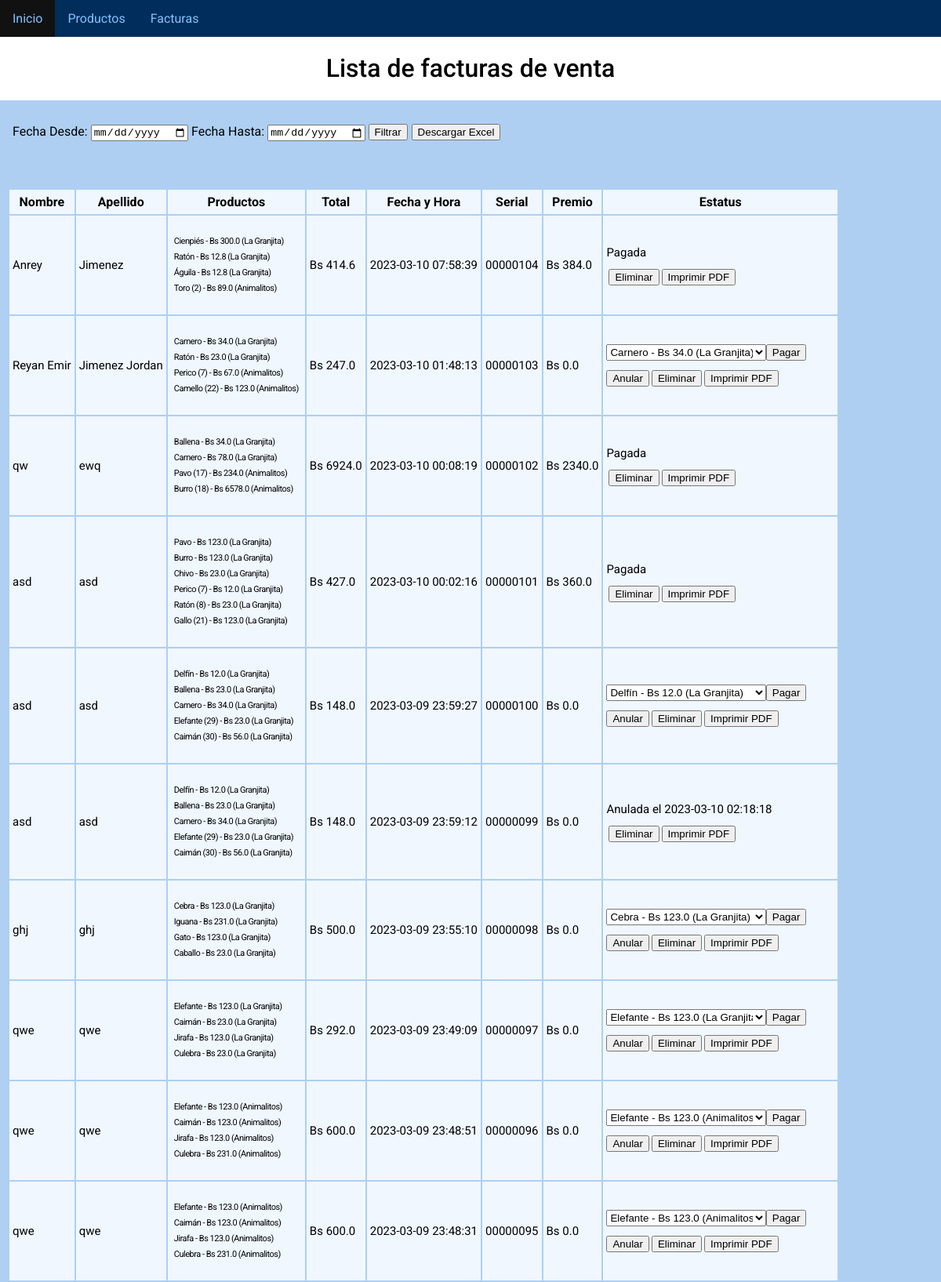
/facturas (upper part), run on the app's committed database.
### tables this page shows
CREATE TABLE facturas (
    id INTEGER PRIMARY KEY AUTOINCREMENT,
    nombre TEXT,
    apellido TEXT,
    productos TEXT,
    total REAL,
    fecha TEXT,
    serial TEXT,
    anulada TEXT,
    fecha_anulacion TEXT,
    pagada TEXT,
    monto_pago TEXT
    
);

### app.py (the view)
@app.route('/facturas')
def facturas():
    conn = sqlite3.connect('facturas.db')
    cursor = conn.cursor()
    fecha_desde = request.args.get('fecha_desde')
    fecha_hasta = request.args.get('fecha_hasta')
    if fecha_desde and fecha_hasta:
        cursor.execute('SELECT nombre, apellido, productos, total, fecha, serial, anulada, fecha_anulacion, pagada, monto_pago FROM facturas WHERE fecha BETWEEN ? AND ?', (fecha_desde, fecha_hasta))
    else:
        cursor.execute('SELECT nombre, apellido, productos, total, fecha, serial, anulada, fecha_anulacion, pagada, monto_pago FROM facturas')
    filas = cursor.fetchall()
    facturas = []
    for fila in filas:
        nombre, apellido, productos_dict, total, fecha, serial, anulada, fecha_anulacion, pagada, monto_pago = fila
        productos_dict = productos_dict.replace("'", "\"")
        try:
            productos = json.loads(productos_dict)
        except json.JSONDecodeError:
            productos = ast.literal_eval(productos_dict)
        if monto_pago is not None and not anulada:
            monto_pago = float(monto_pago)
        else:
            monto_pago = 0.0
        facturas.append({
            'nombre': nombre,
            'apellido': apellido,
            'productos': productos,
            'total': total,
            'fecha': fecha,
            'serial': serial,
            'anulada': anulada,
            'fecha_anulacion': fecha_anulacion,
            'pagada': pagada,
            'monto_pago': monto_pago
        })
    conn.close()
    fecha_filtrada = ''
    if fecha_desde and fecha_hasta:
        fecha_filtrada = f'{fecha_desde} - {fecha_hasta}'
    return render_template('facturas.html', facturas=facturas, fecha_filtrada=fecha_filtrada)

### templates/facturas.html (shortened to what this page needs)
{% extends 'base.html' %}
{% block content %}
  <h1 style="text-align: center;">Lista de facturas de venta</h1>
  <div class="main_facturas">
  <div class="filtro_factura">
    <form method="get" action="{{ url_for('facturas') }}">
      <label for="fecha_desde">Fecha Desde:</label>
      <input type="date" id="fecha_desde" name="fecha_desde" required>
      <label for="fecha_hasta">Fecha Hasta:</label>
      <input type="date" id="fecha_hasta" name="fecha_hasta" required>
      <button type="submit">Filtrar</button>
    </form>
    <form method="POST" action="{{ url_for('descargar_excel') }}" class="filtro_btn_descargar">
      <button type="submit">Descargar Excel</button>
    </form>
  </div>
  <table>
    <thead>
      <tr>
        <th>Nombre</th>
        <th>Apellido</th>
        <th>Productos</th>
        <th>Total</th>
        <th>Fecha y Hora</th>
        <th>Serial</th>
        <th>Premio</th>
        <th>Estatus</th>
      </tr>
    </thead>
    <tbody>
      {% for factura in facturas[::-1] %}
        <tr>
          <td>{{ factura.nombre }}</td>
          <td>{{ factura.apellido }}</td>
          <td>
            <ul>
              {% for producto, info in factura.productos.items() %}
              <li>{{ producto }} - Bs {{ info.precio }} ({{ info.origen }})</li>
              {% endfor %}
            </ul>
          </td>
          <td>Bs {{ factura.total }}</td>
          <td>{{ factura.fecha }}</td>
          <td>{{ factura.serial }}</td>
          <td>
            {% if factura.monto_pago %}
              Bs {{ (factura.monto_pago) * 30 }}
            {% else %}
              Bs 0.0
            {% endif %}
          </td>
          <td class="td_factura">
            {% if factura.anulada %}
              <div>Anulada el {{ factura.fecha_anulacion }}</div>
            {% elif factura.pagada %}
              <div>Pagada</div>
            {% else %}
              {% if factura.productos %}
                <div class="estatus_pagar">
                  <form method="POST" action="{{ url_for('pagar_factura', serial=factura.serial) }}">
                    <select name="producto_a_pagar">
                      {% for producto, info in factura.productos.items() %}
                        <option value="{{ info.precio }}">{{ producto }} - Bs {{ info.precio }} ({{ info.origen }})</option>
                      {% endfor %}
                    </select>
                    <button type="submit">Pagar</button>
                  </form>
                </div>
              {% endif %}
              {% if not factura.pagada %}
                <div class="estatus_anulada">
                  <form method="POST" action="{{ url_for('anular_factura', serial=factura.serial) }}">
                    <button type="submit">Anular</button>
                  </form>
                </div>
              {% endif %}
            {% endif %}
            <div class="eliminar_factura">
              <form method="POST" action="{{ url_for('eliminar_factura', serial=factura.serial) }}">
                <button type="submit">Eliminar</button>
              </form>
            </div>
            <div class="imprimir_factura">
              <form method="POST" action="{{ url_for('generar_pdf_factura', serial=factura.serial) }}">
                <button type="submit">Imprimir PDF</button>
              </form>
            </div>
          </td>
        </tr>
      {% endfor %}
    </tbody>
  </table>
  </div>
{% endblock %}

### templates/base.html (shortened to what this page needs)
<!doctype html>
<html>
  <head>
    <link rel="stylesheet" href="{{ url_for('static', filename='css/style.css' ) }}">
  </head>
  <body>
    <nav>
      <ul>
        <li><a href="/">Inicio</a></li>
        <li><a href="/productos">Productos</a></li>
        <li><a href="/facturas">Facturas</a></li>
      </ul>
    </nav>
    <main>
      {% block content %}{% endblock %}
    </main>
  </body>
</html>

### static/css/style.css (style rules this page uses)
body { display: block; margin: 0px; }
h1 { font-family: Roboto; font-weight: 500; }
nav { background-color: #002d5b; overflow: hidden; }
nav ul { list-style-type: none; margin: 0; padding: 0; }
nav li { float: left; }
nav li a { font-family: Roboto; font-weight: 400; display: block; color: #84C1FF; text-align: center; padding: 14px 16px; text-decoration: none; }
.filtro_factura { display: flex; margin: 0px 0px 10px 6px; padding: 30px 10px 30px 10px; }
.filtro_factura form label { font-family: Roboto; font-weight: 400px; }
.filtro_factura .filtro_btn_descargar { margin-left: 5px; }
.main_facturas { background-color: #AECFF2; }
.main_facturas table { padding: 20px 10px 20px 10px; }
.main_facturas table tr { padding: 20px 10px 20px 10px; background: #F0F7FF; }
.main_facturas table thead tr th { font-family: Roboto; font-weight: 400px; padding: 6px 4px 6px 4px; }
.main_facturas table tbody tr td { font-family: Roboto; font-size: 15px; font-weight: 400px; padding: 6px 4px 6px 4px; }
.main_facturas table tbody tr td ul { font-family: Roboto; font-size: 11px; padding: 6px 4px 6px 4px; list-style-type: none; line-height: 20px; letter-spacing: -0.5px; }
.main_facturas table tbody tr td .estatus_pagar form { display: flex; }
.main_facturas table tbody tr td .estatus_pagar { width: 100%; }
.main_facturas table tbody tr td .estatus_pagar select { width: 70%; }
.main_facturas table tbody tr td .estatus_anulada { margin: 12px 0px 0px 0px; float: left; }
.main_facturas table tbody tr td .eliminar_factura { margin: 12px 3px 0px 3px; float: left; }
.main_facturas table tbody tr td .imprimir_factura { margin: 12px 0px 0px 0px; }

### data on the page
facturas: nombre "Anrey", apellido "Jimenez", productos "Cienpiés" "Ratón" "Águila" "Toro (2)", precio "300.0" "12.8" "12.8" "89.0", origen "La Granjita" "La Granjita" "La Granjita" "Animalitos", total "414.6", fecha "2023-03-10 07:58:39", serial "00000104", (factura.monto_pago)*30 "384.0", pagada "Pagada"
facturas: nombre "Reyan Emir", apellido "Jimenez Jordan", productos "Carnero" "Ratón" "Perico (7)" "Camello (22)", precio "34.0" "23.0" "67.0" "123.0", origen "La Granjita" "La Granjita" "Animalitos" "Animalitos", total "247.0", fecha "2023-03-10 01:48:13", serial "00000103", shows "Bs 0.0"
facturas: nombre "qw", apellido "ewq", productos "Ballena" "Carnero" "Pavo (17)" "Burro (18)", precio "34.0" "78.0" "234.0" "6578.0", origen "La Granjita" "La Granjita" "Animalitos" "Animalitos", total "6924.0", fecha "2023-03-10 00:08:19", serial "00000102", (factura.monto_pago)*30 "2340.0", pagada "Pagada"
facturas: nombre "asd", apellido "asd", productos "Pavo" "Burro" "Chivo" "Perico (7)" "Ratón (8)" "Gallo (21)", precio "123.0" "123.0" "23.0" "12.0" "23.0" "123.0", origen "La Granjita" "La Granjita" "La Granjita" "La Granjita" "La Granjita" "La Granjita", total "427.0", fecha "2023-03-10 00:02:16", serial "00000101", (factura.monto_pago)*30 "360.0", pagada "Pagada"
facturas: nombre "asd", apellido "asd", productos "Delfín" "Ballena" "Carnero" "Elefante (29)" "Caimán (30)", precio "12.0" "23.0" "34.0" "23.0" "56.0", origen "La Granjita" "La Granjita" "La Granjita" "La Granjita" "La Granjita", total "148.0", fecha "2023-03-09 23:59:27", serial "00000100", shows "Bs 0.0"
facturas: nombre "asd", apellido "asd", productos "Delfín" "Ballena" "Carnero" "Elefante (29)" "Caimán (30)", precio "12.0" "23.0" "34.0" "23.0" "56.0", origen "La Granjita" "La Granjita" "La Granjita" "La Granjita" "La Granjita", total "148.0", fecha "2023-03-09 23:59:12", serial "00000099", shows "Bs 0.0", fecha_anulacion "2023-03-10 02:18:18"
facturas: nombre "ghj", apellido "ghj", productos "Cebra" "Iguana" "Gato" "Caballo", precio "123.0" "231.0" "123.0" "23.0", origen "La Granjita" "La Granjita" "La Granjita" "La Granjita", total "500.0", fecha "2023-03-09 23:55:10", serial "00000098", shows "Bs 0.0"
facturas: nombre "qwe", apellido "qwe", productos "Elefante" "Caimán" "Jirafa" "Culebra", precio "123.0" "23.0" "123.0" "23.0", origen "La Granjita" "La Granjita" "La Granjita" "La Granjita", total "292.0", fecha "2023-03-09 23:49:09", serial "00000097", shows "Bs 0.0"
facturas: nombre "qwe", apellido "qwe", productos "Elefante" "Caimán" "Jirafa" "Culebra", precio "123.0" "123.0" "123.0" "231.0", origen "Animalitos" "Animalitos" "Animalitos" "Animalitos", total "600.0", fecha "2023-03-09 23:48:51", serial "00000096", shows "Bs 0.0"
facturas: nombre "qwe", apellido "qwe", productos "Elefante" "Caimán" "Jirafa" "Culebra", precio "123.0" "123.0" "123.0" "231.0", origen "Animalitos" "Animalitos" "Animalitos" "Animalitos", total "600.0", fecha "2023-03-09 23:48:31", serial "00000095", shows "Bs 0.0"

### other printed values
form field producto_a_pagar "Carnero - Bs 34.0 (La Granjita)"
form field producto_a_pagar "Delfín - Bs 12.0 (La Granjita)"
form field producto_a_pagar "Cebra - Bs 123.0 (La Granjita)"
form field producto_a_pagar "Elefante - Bs 123.0 (La Granjita)"
form field producto_a_pagar "Elefante - Bs 123.0 (Animalitos)"
